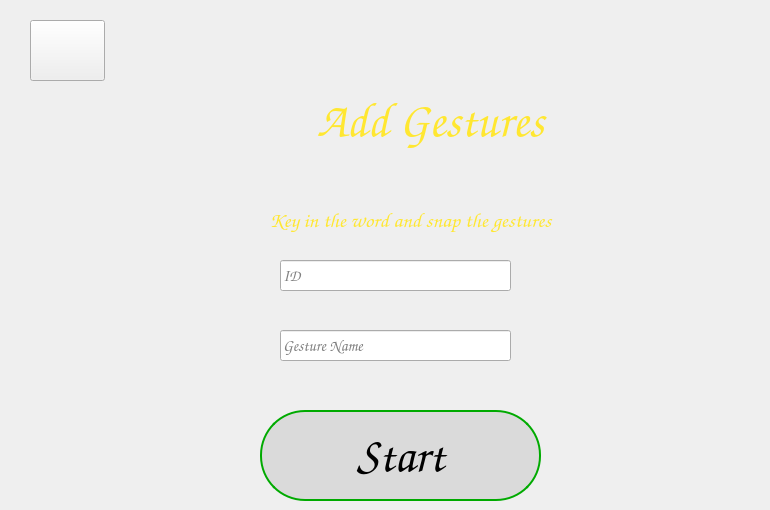
    <widget class="QWidget" name="page_7">
     <widget class="QLabel" name="Description_Page6">
      <property name="geometry">
       <rect>
        <x>80</x>
        <y>150</y>
        <width>661</width>
        <height>141</height>
       </rect>
      </property>
      <property name="font">
       <font>
        <family>Comic Sans MS</family>
        <pointsize>16</pointsize>
        <weight>50</weight>
        <italic>false</italic>
        <bold>false</bold>
       </font>
      </property>
      <property name="mouseTracking">
       <bool>false</bool>
      </property>
      <property name="styleSheet">
       <string notr="true">QLabel {color : rgb(255, 231, 49); }</string>
      </property>
      <property name="text">
       <string>Key in the word and snap the gestures</string>
      </property>
      <property name="textFormat">
       <enum>Qt::AutoText</enum>
      </property>
      <property name="scaledContents">
       <bool>false</bool>
      </property>
      <property name="alignment">
       <set>Qt::AlignCenter</set>
      </property>
     </widget>
     <widget class="QPushButton" name="start_page6_button">
      <property name="geometry">
       <rect>
        <x>260</x>
        <y>410</y>
        <width>281</width>
        <height>91</height>
       </rect>
      </property>
      <property name="font">
       <font>
        <family>Comic Sans MS</family>
        <pointsize>36</pointsize>
        <weight>75</weight>
        <bold>true</bold>
       </font>
      </property>
      <property name="styleSheet">
       <string notr="true">QPushButton {
  border-color:rgb(0, 170, 0);
  background-color: rgb(218, 218, 218);
  border-width: 2px;        
  border-style: solid;
  border-radius: 45px;
}

QPushButton:hover:!pressed {
  background-color:  rgb(0, 170, 0);
  color: white
}</string>
      </property>
      <property name="text">
       <string>Start</string>
      </property>
     </widget>
     <widget class="QLabel" name="Title_Page6">
      <property name="geometry">
       <rect>
        <x>100</x>
        <y>50</y>
        <width>661</width>
        <height>141</height>
       </rect>
      </property>
      <property name="font">
       <font>
        <family>Comic Sans MS</family>
        <pointsize>36</pointsize>
        <weight>75</weight>
        <italic>true</italic>
        <bold>true</bold>
       </font>
      </property>
      <property name="mouseTracking">
       <bool>false</bool>
      </property>
      <property name="styleSheet">
       <string notr="true">QLabel {color :rgb(255, 231, 49);}</string>
      </property>
      <property name="text">
       <string>Add Gestures</string>
      </property>
      <property name="textFormat">
       <enum>Qt::AutoText</enum>
      </property>
      <property name="scaledContents">
       <bool>false</bool>
      </property>
      <property name="alignment">
       <set>Qt::AlignCenter</set>
      </property>
     </widget>
     <widget class="QLabel" name="Icon_6">
      <property name="geometry">
       <rect>
        <x>120</x>
        <y>70</y>
        <width>111</width>
        <height>101</height>
       </rect>
      </property>
      <property name="text">
       <string/>
      </property>
      <property name="pixmap">
       <pixmap>Img/I2.png</pixmap>
      </property>
      <property name="scaledContents">
       <bool>true</bool>
      </property>
     </widget>
     <widget class="QPushButton" name="return_button_page6">
      <property name="geometry">
       <rect>
        <x>30</x>
        <y>20</y>
        <width>75</width>
        <height>61</height>
       </rect>
      </property>
      <property name="toolTip">
       <string>Return to previous page</string>
      </property>
      <property name="text">
       <string/>
      </property>
     </widget>
     <widget class="QLineEdit" name="id_page7">
      <property name="geometry">
       <rect>
        <x>280</x>
        <y>260</y>
        <width>231</width>
        <height>31</height>
       </rect>
      </property>
      <property name="font">
       <font>
        <family>Comic Sans MS</family>
        <pointsize>12</pointsize>
       </font>
      </property>
      <property name="inputMask">
       <string/>
      </property>
      <property name="text">
       <string/>
      </property>
      <property name="echoMode">
       <enum>QLineEdit::Normal</enum>
      </property>
      <property name="placeholderText">
       <string>ID</string>
      </property>
     </widget>
     <widget class="QLineEdit" name="name_page7">
      <property name="geometry">
       <rect>
        <x>280</x>
        <y>330</y>
        <width>231</width>
        <height>31</height>
       </rect>
      </property>
      <property name="font">
       <font>
        <family>Comic Sans MS</family>
        <pointsize>12</pointsize>
       </font>
      </property>
      <property name="inputMask">
       <string/>
      </property>
      <property name="text">
       <string/>
      </property>
      <property name="echoMode">
       <enum>QLineEdit::Normal</enum>
      </property>
      <property name="placeholderText">
       <string>Gesture Name</string>
      </property>
     </widget>
    </widget>
